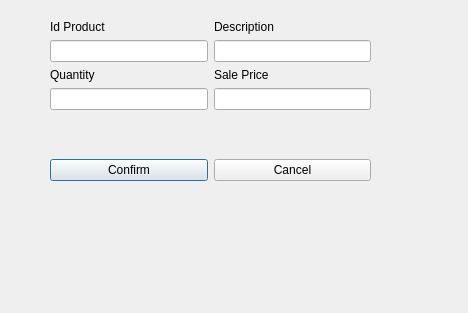
<?xml version="1.0" encoding="UTF-8"?>
<ui version="4.0">
 <class>EditProductFromSaleWindow</class>
 <widget class="QDialog" name="EditProductFromSaleWindow">
  <property name="geometry">
   <rect>
    <x>0</x>
    <y>0</y>
    <width>468</width>
    <height>313</height>
   </rect>
  </property>
  <property name="windowTitle">
   <string>Dialog</string>
  </property>
  <widget class="QWidget" name="layoutWidget">
   <property name="geometry">
    <rect>
     <x>50</x>
     <y>20</y>
     <width>321</width>
     <height>161</height>
    </rect>
   </property>
   <layout class="QVBoxLayout" name="verticalLayout_5">
    <item>
     <layout class="QHBoxLayout" name="horizontalLayout_2">
      <item>
       <layout class="QVBoxLayout" name="verticalLayout">
        <item>
         <widget class="QLabel" name="label_idProduct">
          <property name="text">
           <string>Id Product</string>
          </property>
         </widget>
        </item>
        <item>
         <widget class="QLineEdit" name="lineEdit_idProduct"/>
        </item>
       </layout>
      </item>
      <item>
       <layout class="QVBoxLayout" name="verticalLayout_2">
        <item>
         <widget class="QLabel" name="label_description">
          <property name="text">
           <string>Description</string>
          </property>
         </widget>
        </item>
        <item>
         <widget class="QLineEdit" name="lineEdit_description"/>
        </item>
       </layout>
      </item>
     </layout>
    </item>
    <item>
     <layout class="QHBoxLayout" name="horizontalLayout_3">
      <item>
       <layout class="QVBoxLayout" name="verticalLayout_3">
        <item>
         <widget class="QLabel" name="label_quantity">
          <property name="text">
           <string>Quantity</string>
          </property>
         </widget>
        </item>
        <item>
         <widget class="QLineEdit" name="lineEdit_quantity"/>
        </item>
       </layout>
      </item>
      <item>
       <layout class="QVBoxLayout" name="verticalLayout_4">
        <item>
         <widget class="QLabel" name="label_salePrice">
          <property name="text">
           <string>Sale Price</string>
          </property>
         </widget>
        </item>
        <item>
         <widget class="QLineEdit" name="lineEdit_salePrice"/>
        </item>
       </layout>
      </item>
     </layout>
    </item>
    <item>
     <spacer name="verticalSpacer">
      <property name="orientation">
       <enum>Qt::Vertical</enum>
      </property>
      <property name="sizeHint" stdset="0">
       <size>
        <width>20</width>
        <height>40</height>
       </size>
      </property>
     </spacer>
    </item>
    <item>
     <layout class="QHBoxLayout" name="horizontalLayout">
      <item>
       <widget class="QPushButton" name="pushButton_confirm">
        <property name="text">
         <string>Confirm</string>
        </property>
       </widget>
      </item>
      <item>
       <widget class="QPushButton" name="pushButton_cancel">
        <property name="text">
         <string>Cancel</string>
        </property>
       </widget>
      </item>
     </layout>
    </item>
   </layout>
  </widget>
 </widget>
 <resources/>
 <connections/>
</ui>
